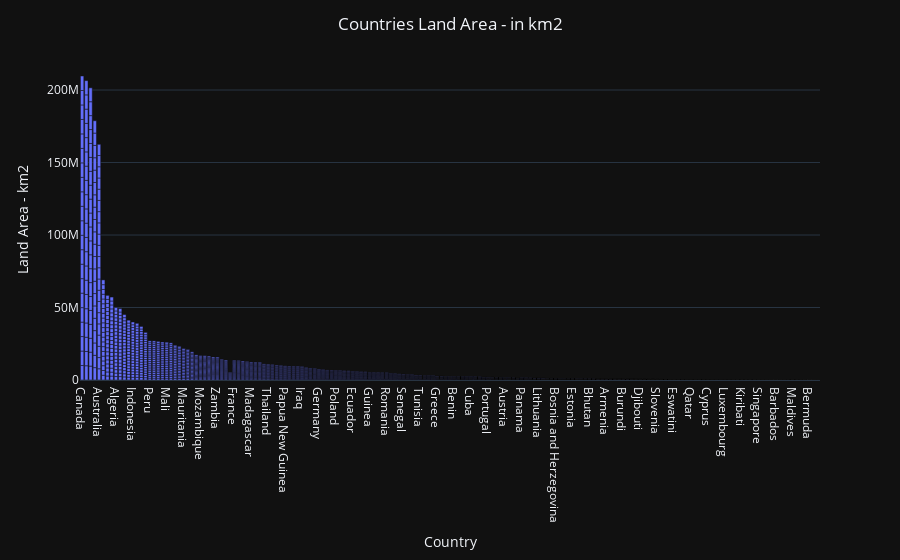

The notebook cell saved with this chart:
### Code cell
import plotly.express as px

# Rename columns
df.rename(columns={"Value_co2_emissions_kt_by_country": "CO2", 'Land Area(Km2)': 'Land'}, inplace=True)

# Select and clean data
energy_land = df[['Entity', 'Land']]
energy_land = energy_land.dropna()

# Sort the data by 'Land' in descending order
energy_land = energy_land.sort_values(by='Land', ascending=False)

# Create the plot
fig = px.bar(
    energy_land,
    x='Entity',
    y='Land',
    labels={'Land': 'Land Area - km2', 'Entity': 'Country'}
)

# Update graph layout/styles
fig.update_layout(
    title={'text': 'Countries Land Area - in km2', 'x': 0.5}
)

# Show the graph
fig.show()

### Figure 1 — Plotly figure (JSON) as saved in the notebook; plotly's stock layout.template omitted (floating-point values rounded to 4 significant figures; data arrays with more than 128 entries replaced by an {"elided": "..."} marker saying what was removed)
{"data": [{"alignmentgroup": "True", "hovertemplate": "Country=%{x}<br>Land Area - km2=%{y}<extra></extra>", "legendgroup": "", "marker": {"color": "#636efa", "pattern": {"shape": ""}}, "name": "", "offsetgroup": "", "orientation": "v", "showlegend": false, "textposition": "auto", "type": "bar", "x": {"elided": "3648 str values"}, "xaxis": "x", "y": {"elided": "3648 int values"}, "yaxis": "y"}], "layout": {"barmode": "relative", "legend": {"tracegroupgap": 0}, "margin": {"t": 60}, "title": {"text": "Countries Land Area - in km2", "x": 0.5}, "xaxis": {"anchor": "y", "domain": [0, 1], "title": {"text": "Country"}}, "yaxis": {"anchor": "x", "domain": [0, 1], "title": {"text": "Land Area - km2"}}}}
